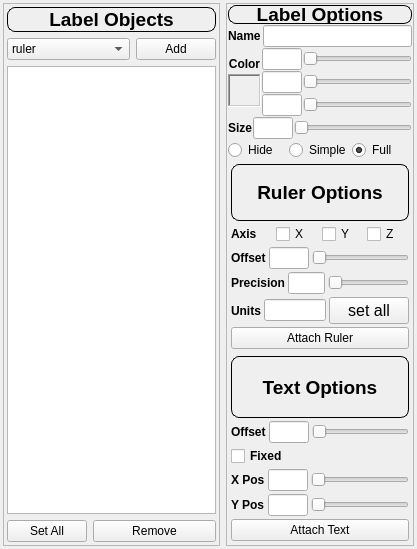
<?xml version="1.0" encoding="UTF-8"?>
<ui version="4.0">
 <class>Form</class>
 <widget class="QWidget" name="Form">
  <property name="geometry">
   <rect>
    <x>0</x>
    <y>0</y>
    <width>417</width>
    <height>549</height>
   </rect>
  </property>
  <property name="windowTitle">
   <string>Form</string>
  </property>
  <layout class="QHBoxLayout" name="horizontalLayout_6">
   <property name="spacing">
    <number>-1</number>
   </property>
   <property name="leftMargin">
    <number>3</number>
   </property>
   <property name="topMargin">
    <number>3</number>
   </property>
   <property name="rightMargin">
    <number>3</number>
   </property>
   <property name="bottomMargin">
    <number>3</number>
   </property>
   <item>
    <widget class="QFrame" name="browserGroup">
     <property name="frameShape">
      <enum>QFrame::StyledPanel</enum>
     </property>
     <property name="frameShadow">
      <enum>QFrame::Raised</enum>
     </property>
     <layout class="QGridLayout" name="gridLayout">
      <property name="leftMargin">
       <number>3</number>
      </property>
      <property name="topMargin">
       <number>3</number>
      </property>
      <property name="rightMargin">
       <number>3</number>
      </property>
      <property name="bottomMargin">
       <number>3</number>
      </property>
      <item row="0" column="0" colspan="3">
       <widget class="QLabel" name="label">
        <property name="font">
         <font>
          <pointsize>14</pointsize>
          <weight>75</weight>
          <bold>true</bold>
         </font>
        </property>
        <property name="styleSheet">
         <string notr="true">border: 1px solid rgb(0,0,0); border-radius: 8px;</string>
        </property>
        <property name="text">
         <string>Label Objects</string>
        </property>
        <property name="alignment">
         <set>Qt::AlignCenter</set>
        </property>
       </widget>
      </item>
      <item row="1" column="0" colspan="2">
       <widget class="QComboBox" name="labelTypeChoice">
        <item>
         <property name="text">
          <string>ruler</string>
         </property>
        </item>
        <item>
         <property name="text">
          <string>text</string>
         </property>
        </item>
       </widget>
      </item>
      <item row="1" column="2">
       <widget class="QPushButton" name="addLabelButton">
        <property name="text">
         <string>Add</string>
        </property>
        <property name="flat">
         <bool>false</bool>
        </property>
       </widget>
      </item>
      <item row="2" column="0" colspan="3">
       <widget class="QListWidget" name="labelBrowser"/>
      </item>
      <item row="3" column="0">
       <widget class="QPushButton" name="setAllButton">
        <property name="text">
         <string>Set All</string>
        </property>
       </widget>
      </item>
      <item row="3" column="1" colspan="2">
       <widget class="QPushButton" name="removeLabelButton">
        <property name="text">
         <string>Remove</string>
        </property>
       </widget>
      </item>
     </layout>
    </widget>
   </item>
   <item>
    <widget class="QFrame" name="commonUIGroup">
     <property name="frameShape">
      <enum>QFrame::StyledPanel</enum>
     </property>
     <property name="frameShadow">
      <enum>QFrame::Raised</enum>
     </property>
     <layout class="QVBoxLayout" name="verticalLayout_4">
      <property name="spacing">
       <number>1</number>
      </property>
      <property name="leftMargin">
       <number>1</number>
      </property>
      <property name="topMargin">
       <number>1</number>
      </property>
      <property name="rightMargin">
       <number>1</number>
      </property>
      <property name="bottomMargin">
       <number>1</number>
      </property>
      <item>
       <layout class="QGridLayout" name="gridLayout_2">
        <item row="1" column="0" colspan="2">
         <widget class="QLabel" name="label_3">
          <property name="font">
           <font>
            <weight>75</weight>
            <bold>true</bold>
           </font>
          </property>
          <property name="text">
           <string>Name</string>
          </property>
         </widget>
        </item>
        <item row="2" column="0" rowspan="3">
         <layout class="QVBoxLayout" name="verticalLayout">
          <property name="spacing">
           <number>3</number>
          </property>
          <item>
           <spacer name="verticalSpacer_3">
            <property name="orientation">
             <enum>Qt::Vertical</enum>
            </property>
            <property name="sizeHint" stdset="0">
             <size>
              <width>20</width>
              <height>40</height>
             </size>
            </property>
           </spacer>
          </item>
          <item>
           <widget class="QLabel" name="label_4">
            <property name="sizePolicy">
             <sizepolicy hsizetype="Preferred" vsizetype="Maximum">
              <horstretch>0</horstretch>
              <verstretch>0</verstretch>
             </sizepolicy>
            </property>
            <property name="font">
             <font>
              <weight>75</weight>
              <bold>true</bold>
             </font>
            </property>
            <property name="text">
             <string>Color</string>
            </property>
            <property name="alignment">
             <set>Qt::AlignCenter</set>
            </property>
           </widget>
          </item>
          <item>
           <widget class="QFrame" name="colorBox">
            <property name="sizePolicy">
             <sizepolicy hsizetype="Preferred" vsizetype="Preferred">
              <horstretch>0</horstretch>
              <verstretch>0</verstretch>
             </sizepolicy>
            </property>
            <property name="minimumSize">
             <size>
              <width>33</width>
              <height>33</height>
             </size>
            </property>
            <property name="maximumSize">
             <size>
              <width>33</width>
              <height>33</height>
             </size>
            </property>
            <property name="autoFillBackground">
             <bool>true</bool>
            </property>
            <property name="frameShape">
             <enum>QFrame::WinPanel</enum>
            </property>
            <property name="frameShadow">
             <enum>QFrame::Sunken</enum>
            </property>
           </widget>
          </item>
          <item>
           <spacer name="verticalSpacer_2">
            <property name="orientation">
             <enum>Qt::Vertical</enum>
            </property>
            <property name="sizeHint" stdset="0">
             <size>
              <width>20</width>
              <height>40</height>
             </size>
            </property>
           </spacer>
          </item>
         </layout>
        </item>
        <item row="4" column="1" colspan="2">
         <layout class="QHBoxLayout" name="horizontalLayout_3">
          <item>
           <widget class="QLineEdit" name="blueValue">
            <property name="maximumSize">
             <size>
              <width>40</width>
              <height>16777215</height>
             </size>
            </property>
           </widget>
          </item>
          <item>
           <widget class="QSlider" name="blueSlider">
            <property name="orientation">
             <enum>Qt::Horizontal</enum>
            </property>
           </widget>
          </item>
         </layout>
        </item>
        <item row="2" column="1" colspan="2">
         <layout class="QHBoxLayout" name="horizontalLayout">
          <item>
           <widget class="QLineEdit" name="redValue">
            <property name="maximumSize">
             <size>
              <width>40</width>
              <height>16777215</height>
             </size>
            </property>
           </widget>
          </item>
          <item>
           <widget class="QSlider" name="redSlider">
            <property name="orientation">
             <enum>Qt::Horizontal</enum>
            </property>
           </widget>
          </item>
         </layout>
        </item>
        <item row="3" column="1" colspan="2">
         <layout class="QHBoxLayout" name="horizontalLayout_2">
          <item>
           <widget class="QLineEdit" name="greenValue">
            <property name="maximumSize">
             <size>
              <width>40</width>
              <height>16777215</height>
             </size>
            </property>
           </widget>
          </item>
          <item>
           <widget class="QSlider" name="greenSlider">
            <property name="orientation">
             <enum>Qt::Horizontal</enum>
            </property>
           </widget>
          </item>
         </layout>
        </item>
        <item row="1" column="2">
         <widget class="QLineEdit" name="nameInput"/>
        </item>
        <item row="5" column="0" colspan="3">
         <layout class="QHBoxLayout" name="horizontalLayout_4">
          <item>
           <widget class="QLabel" name="label_5">
            <property name="font">
             <font>
              <weight>75</weight>
              <bold>true</bold>
             </font>
            </property>
            <property name="text">
             <string>Size</string>
            </property>
           </widget>
          </item>
          <item>
           <widget class="QLineEdit" name="textSizeValue">
            <property name="maximumSize">
             <size>
              <width>40</width>
              <height>16777215</height>
             </size>
            </property>
           </widget>
          </item>
          <item>
           <widget class="QSlider" name="textSizeSlider">
            <property name="orientation">
             <enum>Qt::Horizontal</enum>
            </property>
           </widget>
          </item>
         </layout>
        </item>
        <item row="6" column="0" colspan="3">
         <layout class="QHBoxLayout" name="horizontalLayout_5">
          <item>
           <widget class="QRadioButton" name="hideButton">
            <property name="text">
             <string>Hide</string>
            </property>
           </widget>
          </item>
          <item>
           <widget class="QRadioButton" name="showButton">
            <property name="text">
             <string>Simple</string>
            </property>
           </widget>
          </item>
          <item>
           <widget class="QRadioButton" name="highlightButton">
            <property name="text">
             <string>Full</string>
            </property>
            <property name="checked">
             <bool>true</bool>
            </property>
           </widget>
          </item>
         </layout>
        </item>
        <item row="0" column="0" colspan="3">
         <widget class="QLabel" name="label_2">
          <property name="maximumSize">
           <size>
            <width>16777215</width>
            <height>19</height>
           </size>
          </property>
          <property name="font">
           <font>
            <pointsize>14</pointsize>
            <weight>75</weight>
            <bold>true</bold>
           </font>
          </property>
          <property name="styleSheet">
           <string notr="true">border: 1px solid rgb(0,0,0); border-radius: 8px;</string>
          </property>
          <property name="text">
           <string>Label Options</string>
          </property>
          <property name="alignment">
           <set>Qt::AlignCenter</set>
          </property>
         </widget>
        </item>
       </layout>
      </item>
      <item>
       <widget class="QFrame" name="rulerUIGroup">
        <property name="frameShape">
         <enum>QFrame::NoFrame</enum>
        </property>
        <property name="frameShadow">
         <enum>QFrame::Raised</enum>
        </property>
        <layout class="QVBoxLayout" name="verticalLayout_3">
         <property name="spacing">
          <number>3</number>
         </property>
         <property name="leftMargin">
          <number>3</number>
         </property>
         <property name="topMargin">
          <number>3</number>
         </property>
         <property name="rightMargin">
          <number>3</number>
         </property>
         <property name="bottomMargin">
          <number>3</number>
         </property>
         <item>
          <widget class="QLabel" name="label_10">
           <property name="font">
            <font>
             <pointsize>14</pointsize>
             <weight>75</weight>
             <bold>true</bold>
            </font>
           </property>
           <property name="styleSheet">
            <string notr="true">border: 1px solid rgb(0,0,0); border-radius: 8px;</string>
           </property>
           <property name="text">
            <string>Ruler Options</string>
           </property>
           <property name="alignment">
            <set>Qt::AlignCenter</set>
           </property>
          </widget>
         </item>
         <item>
          <layout class="QHBoxLayout" name="horizontalLayout_10">
           <item>
            <widget class="QLabel" name="label_11">
             <property name="font">
              <font>
               <weight>75</weight>
               <bold>true</bold>
              </font>
             </property>
             <property name="text">
              <string>Axis</string>
             </property>
            </widget>
           </item>
           <item>
            <widget class="QCheckBox" name="xLockButton">
             <property name="text">
              <string>X</string>
             </property>
            </widget>
           </item>
           <item>
            <widget class="QCheckBox" name="yLockButton">
             <property name="text">
              <string>Y</string>
             </property>
            </widget>
           </item>
           <item>
            <widget class="QCheckBox" name="zLockButton">
             <property name="text">
              <string>Z</string>
             </property>
            </widget>
           </item>
          </layout>
         </item>
         <item>
          <layout class="QHBoxLayout" name="horizontalLayout_11">
           <item>
            <widget class="QLabel" name="label_12">
             <property name="font">
              <font>
               <weight>75</weight>
               <bold>true</bold>
              </font>
             </property>
             <property name="text">
              <string>Offset</string>
             </property>
            </widget>
           </item>
           <item>
            <widget class="QLineEdit" name="rulerOffsetValue">
             <property name="maximumSize">
              <size>
               <width>40</width>
               <height>16777215</height>
              </size>
             </property>
            </widget>
           </item>
           <item>
            <widget class="QSlider" name="rulerOffsetSlider">
             <property name="orientation">
              <enum>Qt::Horizontal</enum>
             </property>
            </widget>
           </item>
          </layout>
         </item>
         <item>
          <layout class="QHBoxLayout" name="horizontalLayout_12">
           <item>
            <widget class="QLabel" name="label_13">
             <property name="font">
              <font>
               <weight>75</weight>
               <bold>true</bold>
              </font>
             </property>
             <property name="text">
              <string>Precision</string>
             </property>
            </widget>
           </item>
           <item>
            <widget class="QLineEdit" name="precisionValue">
             <property name="maximumSize">
              <size>
               <width>40</width>
               <height>16777215</height>
              </size>
             </property>
            </widget>
           </item>
           <item>
            <widget class="QSlider" name="precisionSlider">
             <property name="orientation">
              <enum>Qt::Horizontal</enum>
             </property>
            </widget>
           </item>
          </layout>
         </item>
         <item>
          <layout class="QHBoxLayout" name="horizontalLayout_13">
           <item>
            <widget class="QLabel" name="label_14">
             <property name="font">
              <font>
               <weight>75</weight>
               <bold>true</bold>
              </font>
             </property>
             <property name="text">
              <string>Units</string>
             </property>
            </widget>
           </item>
           <item>
            <widget class="QLineEdit" name="unitsInput"/>
           </item>
           <item>
            <widget class="QPushButton" name="setAIlUnitsButton">
             <property name="font">
              <font>
               <pointsize>12</pointsize>
              </font>
             </property>
             <property name="text">
              <string>set all</string>
             </property>
            </widget>
           </item>
          </layout>
         </item>
         <item>
          <widget class="QPushButton" name="pushButton">
           <property name="text">
            <string>Attach Ruler</string>
           </property>
          </widget>
         </item>
        </layout>
       </widget>
      </item>
      <item>
       <widget class="QFrame" name="textUIGroup">
        <property name="enabled">
         <bool>true</bool>
        </property>
        <property name="frameShape">
         <enum>QFrame::NoFrame</enum>
        </property>
        <property name="frameShadow">
         <enum>QFrame::Raised</enum>
        </property>
        <layout class="QVBoxLayout" name="verticalLayout_2">
         <property name="spacing">
          <number>3</number>
         </property>
         <property name="leftMargin">
          <number>3</number>
         </property>
         <property name="topMargin">
          <number>3</number>
         </property>
         <property name="rightMargin">
          <number>3</number>
         </property>
         <property name="bottomMargin">
          <number>3</number>
         </property>
         <item>
          <widget class="QLabel" name="label_6">
           <property name="font">
            <font>
             <pointsize>14</pointsize>
             <weight>75</weight>
             <bold>true</bold>
            </font>
           </property>
           <property name="styleSheet">
            <string notr="true">border: 1px solid rgb(0,0,0); border-radius: 8px;</string>
           </property>
           <property name="text">
            <string>Text Options</string>
           </property>
           <property name="alignment">
            <set>Qt::AlignCenter</set>
           </property>
          </widget>
         </item>
         <item>
          <layout class="QHBoxLayout" name="horizontalLayout_7">
           <item>
            <widget class="QLabel" name="label_7">
             <property name="font">
              <font>
               <weight>75</weight>
               <bold>true</bold>
              </font>
             </property>
             <property name="text">
              <string>Offset</string>
             </property>
            </widget>
           </item>
           <item>
            <widget class="QLineEdit" name="textOffsetValue">
             <property name="maximumSize">
              <size>
               <width>40</width>
               <height>16777215</height>
              </size>
             </property>
            </widget>
           </item>
           <item>
            <widget class="QSlider" name="textOffsetSlider">
             <property name="orientation">
              <enum>Qt::Horizontal</enum>
             </property>
            </widget>
           </item>
          </layout>
         </item>
         <item>
          <widget class="QCheckBox" name="checkBox">
           <property name="font">
            <font>
             <weight>75</weight>
             <bold>true</bold>
            </font>
           </property>
           <property name="text">
            <string>Fixed</string>
           </property>
          </widget>
         </item>
         <item>
          <layout class="QHBoxLayout" name="horizontalLayout_8">
           <item>
            <widget class="QLabel" name="label_8">
             <property name="font">
              <font>
               <weight>75</weight>
               <bold>true</bold>
              </font>
             </property>
             <property name="text">
              <string>X Pos</string>
             </property>
            </widget>
           </item>
           <item>
            <widget class="QLineEdit" name="xPosValue">
             <property name="maximumSize">
              <size>
               <width>40</width>
               <height>16777215</height>
              </size>
             </property>
            </widget>
           </item>
           <item>
            <widget class="QSlider" name="xPosSlider">
             <property name="orientation">
              <enum>Qt::Horizontal</enum>
             </property>
            </widget>
           </item>
          </layout>
         </item>
         <item>
          <layout class="QHBoxLayout" name="horizontalLayout_9">
           <item>
            <widget class="QLabel" name="label_9">
             <property name="font">
              <font>
               <weight>75</weight>
               <bold>true</bold>
              </font>
             </property>
             <property name="text">
              <string>Y Pos</string>
             </property>
            </widget>
           </item>
           <item>
            <widget class="QLineEdit" name="yPosValue">
             <property name="maximumSize">
              <size>
               <width>40</width>
               <height>16777215</height>
              </size>
             </property>
            </widget>
           </item>
           <item>
            <widget class="QSlider" name="yPosSlider">
             <property name="orientation">
              <enum>Qt::Horizontal</enum>
             </property>
            </widget>
           </item>
          </layout>
         </item>
         <item>
          <widget class="QPushButton" name="pushButton_4">
           <property name="text">
            <string>Attach Text</string>
           </property>
          </widget>
         </item>
        </layout>
       </widget>
      </item>
     </layout>
    </widget>
   </item>
  </layout>
 </widget>
 <resources/>
 <connections/>
</ui>
